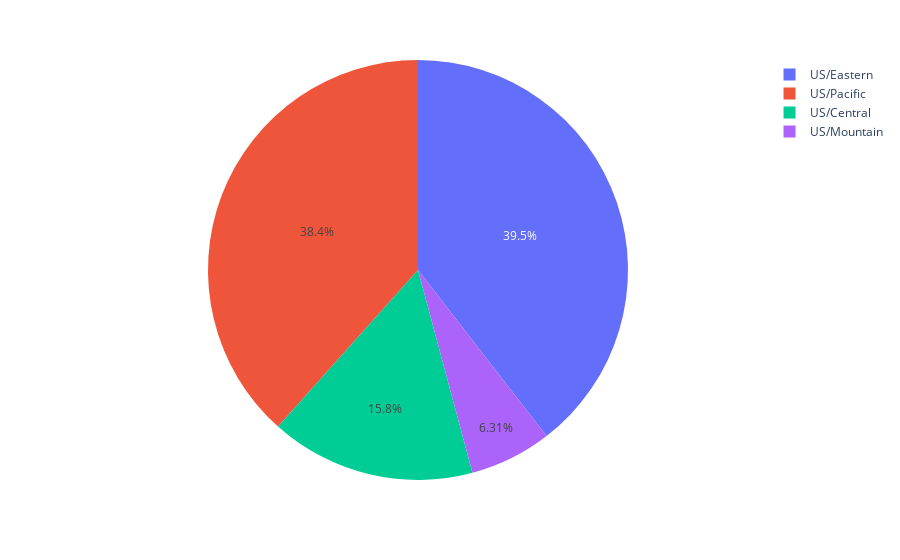

Notebook cell for this chart:
### Code cell
px.pie(top_timezone_severties, top_timezone_severties.Timezone, top_timezone_severties.Severity)

### Figure 1 — Plotly figure (JSON) as saved in the notebook; plotly's stock layout.template omitted (floating-point values rounded to 4 significant figures)
{"data": [{"domain": {"x": [0, 1], "y": [0, 1]}, "hovertemplate": "Timezone=%{label}<br>Severity=%{value}<extra></extra>", "labels": ["US/Eastern", "US/Pacific", "US/Central", "US/Mountain"], "legendgroup": "", "name": "", "showlegend": true, "type": "pie", "values": [81266, 78952, 32474, 12986]}], "layout": {"legend": {"tracegroupgap": 0}, "margin": {"t": 60}}}
